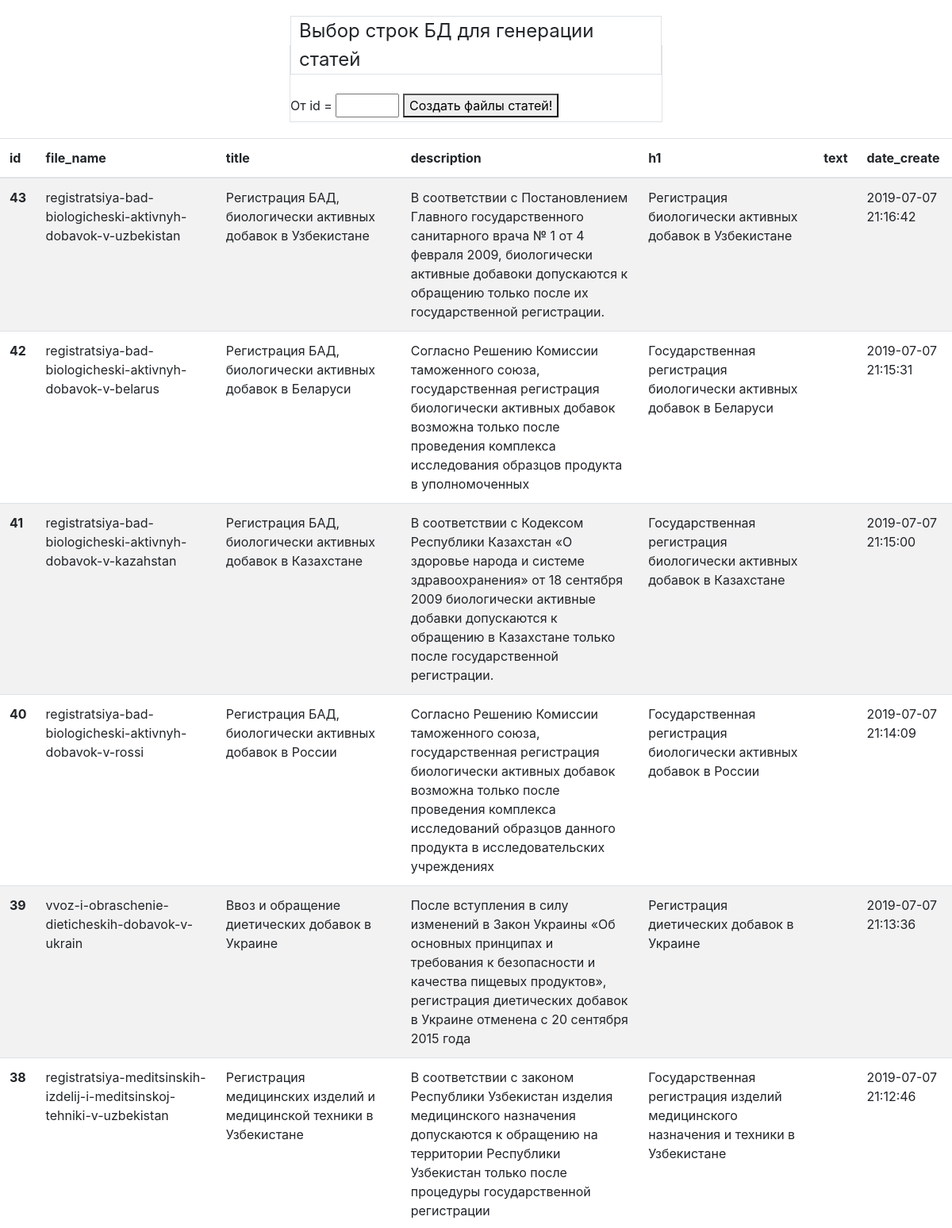
The app's page /index.php/form/create_articles_from_DB (upper part) with its own data.
### tables this page shows
CREATE TABLE `articles` (
  `id` int(11) NOT NULL,
  `file_name` varchar(256) NOT NULL,
  `title` varchar(200) NOT NULL,
  `description` varchar(500) NOT NULL,
  `h1` varchar(200) NOT NULL,
  `text` text,
  `date_create` timestamp NOT NULL DEFAULT CURRENT_TIMESTAMP
);

### application/controllers/Form.php (called while the page is built, shortened)
<?php
class Form extends CI_Controller
{
    public function __construct()
    {
        $this->load->model('articles_model');
        $this->load->database();
    }
    public function create_articles_from_DB()
    {
        $data['articles'] = $this->articles_model->get_articles();
        $this->load->view('create_articles', $data);
        $this->load->view('templates/footer');
    }
}

### index.php (called while the page is built, shortened)
<?php
require_once BASEPATH.'core/CodeIgniter.php';

### application/views/create_articles.php (the view, shortened to what this page needs)
<!doctype html>
<html lang="en">
<head>
    <link rel="stylesheet" href="https://stackpath.bootstrapcdn.com/bootstrap/4.3.1/css/bootstrap.min.css">
</head>
<body>
<?php if (count($articles) > 0): ?>
    <form action="create_articles_from_DB" method="post" class="form col-sm-5">
        <fieldset class="border">
            <legend class="border">Выбор строк БД для генерации статей</legend>
            <label for="start_index">От id = </label>
            <input type="number" id="start_index" name="start_index"
                   value="<?= isset($_POST['start_index']) ? $_POST['start_index'] : '' ?>">
            <button type="submit" name="submit">Создать файлы статей!</button>
        </fieldset>
    </form>
    <table class="table table-striped">
        <thead>
        <tr>
            <?php foreach ($articles[0] as $article_key => $article_value): ?>
                <th scope="col"><?= $article_key ?></th>
            <?php endforeach; ?>
        </tr>
        </thead>
        <tbody>
        <?php foreach ($articles as $article): ?>
            <tr>
                <?php foreach ($article as $article_key => $article_value): ?>
                    <?php if ($article_key === 'id'): ?>
                        <th><?= $article_value ?></th>
                    <?php else: ?>
                        <td><?= $article_value ?></td>
                    <?php endif; ?>
                <?php endforeach; ?>
            </tr>
        <?php endforeach; ?>
        </tbody>
    </table>
<?php else: ?>
    <p>В БД пока нет ни одной статьи...</p>
<?php endif; ?>
</body>
</html>

### application/views/create_articles.php (style rules this page uses)
form { margin: 0 auto; padding: 20px; }
legend.border { margin: 0 0 1em 0 !important; -webkit-box-shadow: 0px 0px 0px 0px #000; box-shadow: 0px 0px 0px 0px #000; width: inherit; padding: 0 10px; border-bottom: none; }
#start_index { width: 80px; }

### records on screen
articles: id "43", file_name "registratsiya-bad-biologicheski-aktivnyh-dobavok-v-uzbekistan", title "Регистрация БАД, биологически активных добавок в Узбекистане", description "В соответствии с Постановлением Главного государственного санитарного врача № 1 от 4 февраля 2009, биологически активные добавоки допускаются к обращению только после их государственной регистрации.", h1 "Регистрация биологически активных добавок в Узбекистане", date_create "2019-07-07 21:16:42"
articles: id "42", file_name "registratsiya-bad-biologicheski-aktivnyh-dobavok-v-belarus", title "Регистрация БАД, биологически активных добавок в Беларуси", description "Согласно Решению Комиссии таможенного союза, государственная регистрация биологически активных добавок возможна только после проведения комплекса исследования образцов продукта в уполномоченных", h1 "Государственная регистрация биологически активных добавок в Беларуси", date_create "2019-07-07 21:15:31"
articles: id "41", file_name "registratsiya-bad-biologicheski-aktivnyh-dobavok-v-kazahstan", title "Регистрация БАД, биологически активных добавок в Казахстане", description "В соответствии с Кодексом Республики Казахстан «О здоровье народа и системе здравоохранения» от 18 сентября 2009 биологически активные добавки допускаются к обращению в Казахстане только после государственной регистрации.", h1 "Государственная регистрация биологически активных добавок в Казахстане", date_create "2019-07-07 21:15:00"
articles: id "40", file_name "registratsiya-bad-biologicheski-aktivnyh-dobavok-v-rossi", title "Регистрация БАД, биологически активных добавок в России", description "Согласно Решению Комиссии таможенного союза, государственная регистрация биологически активных добавок возможна только после проведения комплекса исследований образцов данного продукта в исследовательских учреждениях", h1 "Государственная регистрация биологически активных добавок в России", date_create "2019-07-07 21:14:09"
articles: id "39", file_name "vvoz-i-obraschenie-dieticheskih-dobavok-v-ukrain", title "Ввоз и обращение диетических добавок в Украине", description "После вступления в силу изменений в Закон Украины «Об основных принципах и требования к безопасности и качества пищевых продуктов», регистрация диетических добавок в Украине отменена с 20 сентября 2015 года", h1 "Регистрация диетических добавок в Украине", date_create "2019-07-07 21:13:36"
articles: id "38", file_name "registratsiya-meditsinskih-izdelij-i-meditsinskoj-tehniki-v-uzbekistan", title "Регистрация медицинских изделий и медицинской техники в Узбекистане", description "В соответствии с законом Республики Узбекистан изделия медицинского назначения допускаются к обращению на территории Республики Узбекистан только после процедуры государственной регистрации", h1 "Государственная регистрация изделий медицинского назначения и техники в Узбекистане", date_create "2019-07-07 21:12:46"

### other values on screen
$article_key "id"
$article_key "file_name"
$article_key "title"
$article_key "description"
$article_key "h1"
$article_key "text"
$article_key "date_create"
